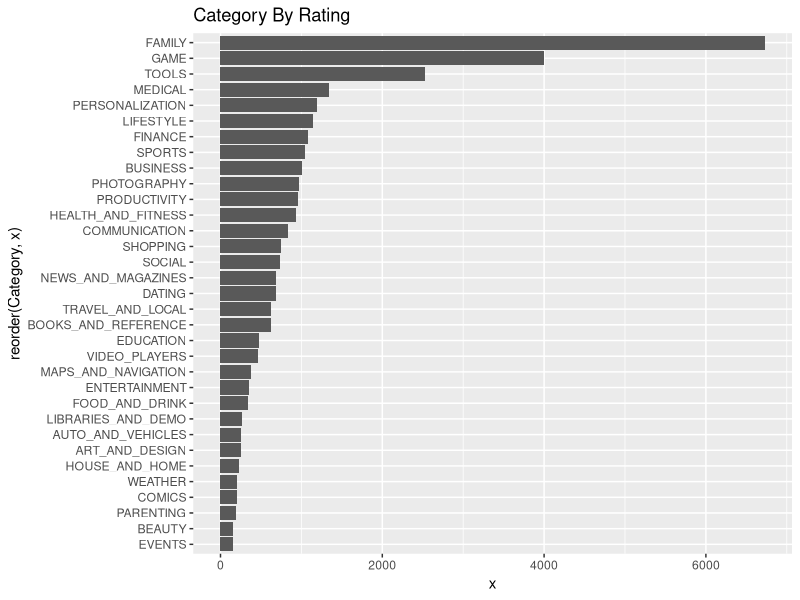
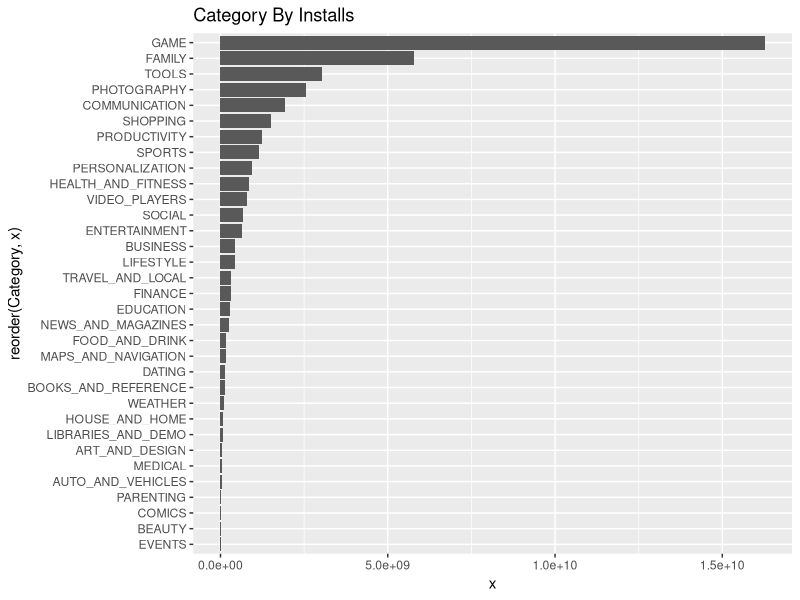
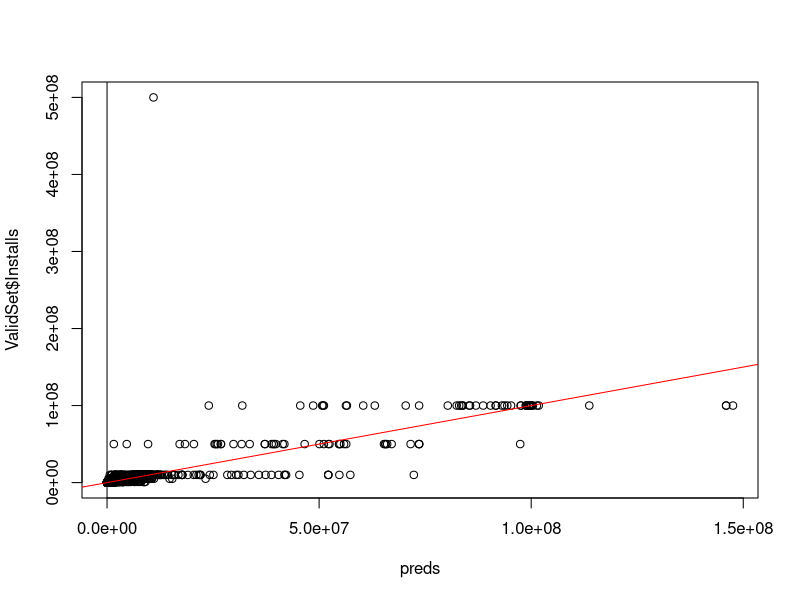
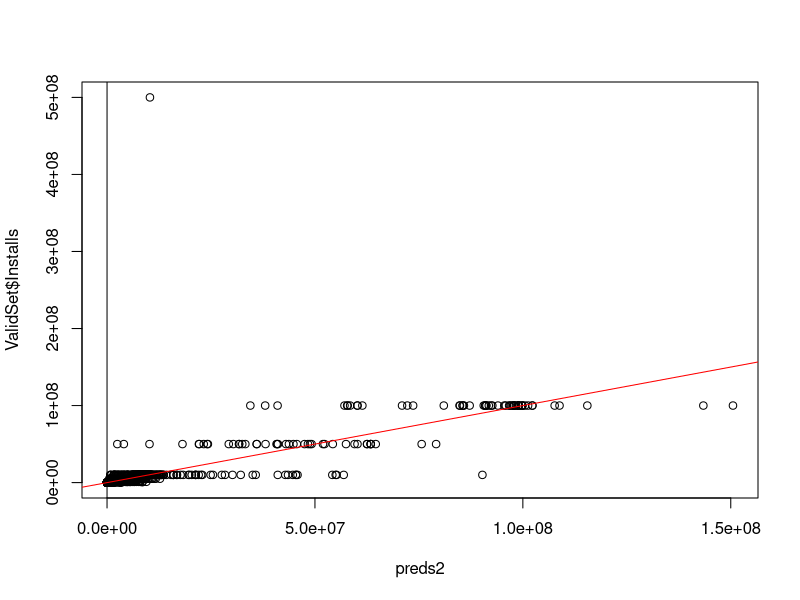
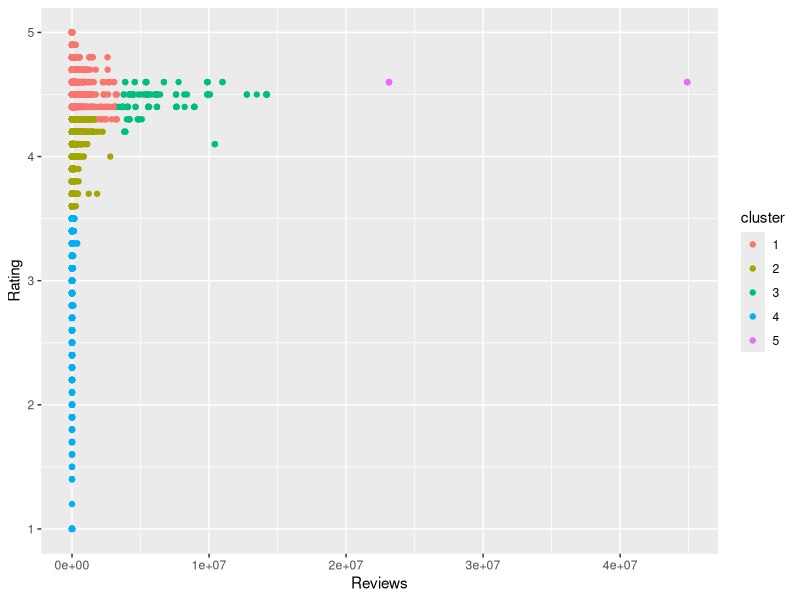
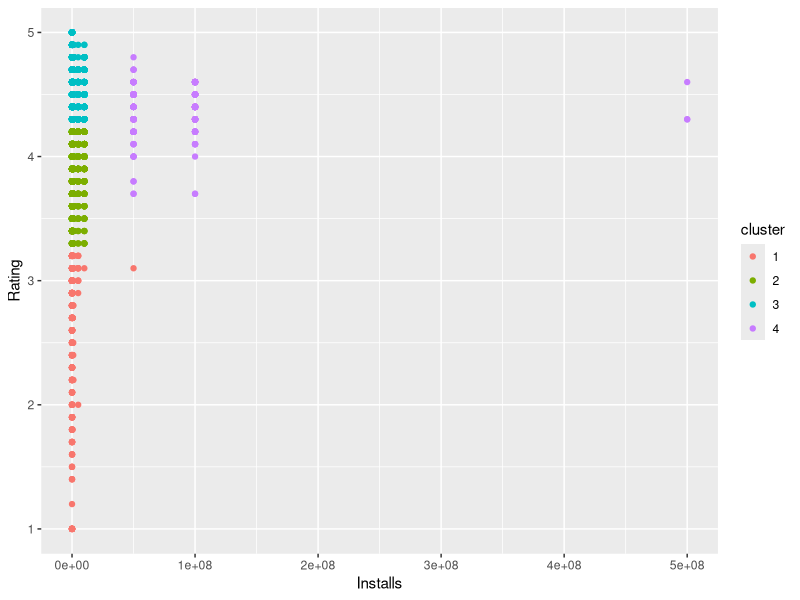
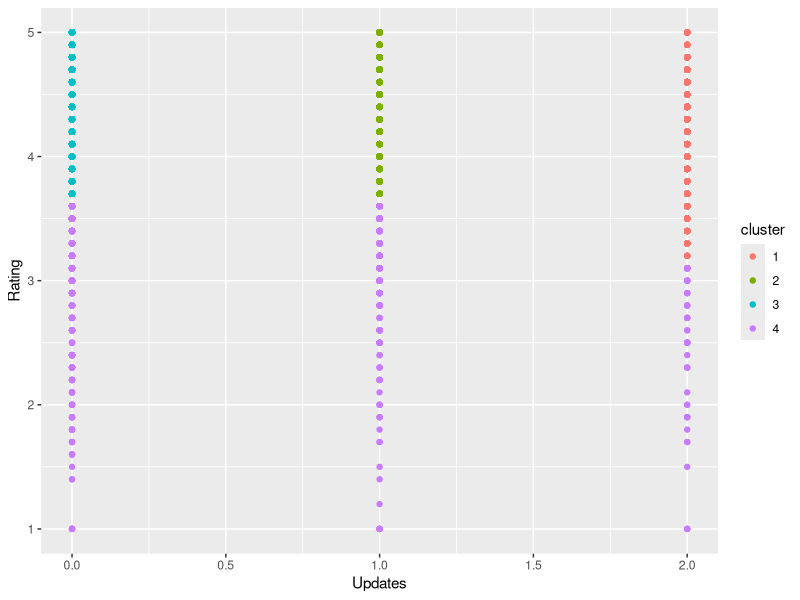

Write the R code that produced these figures, in order.
## ---- chunk 1
knitr::opts_chunk$set(echo = TRUE)
## ---- chunk 2

library(caret)
library(rpart)
d <- read.csv("googleplaystore.csv")
d <- d[d$Size != 'Varies with device',]
d <- d[d$Current.Ver != 'Varies with device',]
d <- d[!is.nan(d$Current.Ver),]
d <- d[!is.nan(d$Rating),]
d <- d[!is.nan(d$Price),]
d <- d[!is.nan(d$Type),]
d$Installs <- gsub(',', '', d$Installs)
d$Installs <- gsub('\\+', '', d$Installs)
d$Installs <- as.numeric(as.character((d$Installs)))
d$Current.Ver <- gsub('[a-z_()A-Z\\-\\+]', '', d$Current.Ver)
d$Price <- gsub('\\$', '', d$Price)
d$Price <- as.numeric(as.character((d$Price)))
d$Updates <- ifelse(d$Current.Ver >= 2 , ifelse(d$Current.Ver >= 4, 2, 1), 0)
d <- subset(d, select = c('App','Category','Rating','Reviews','Size','Installs','Type','Price','Content.Rating','Last.Updated','Updates','Android.Ver' ))
d <- d[order(d$Installs, decreasing = TRUE),]
d <- tail(d, nrow(d) -34)

## ---- chunk 3

yz <- subset(d, select =c('Category', 'Installs'))
yz<-aggregate(yz$Installs, by=list(Category=yz$Category), FUN=sum)
View(yz)


xz <- subset(d, select =c('Category', 'Rating'))
xz<-aggregate(xz$Rating, by=list(Category=xz$Category), FUN=sum)
View(xz)

## ---- chunk 4
library(ggplot2)
library(ggthemes)



g <- ggplot(xz, aes(reorder(Category,x),x))
g2 <- ggplot(yz, aes(reorder(Category,x),x))

g + geom_bar(stat = "identity") + coord_flip() + ggtitle("Category By Rating")
g2 + geom_bar(stat = "identity") + coord_flip()+ ggtitle("Category By Installs")
## ---- chunk 5
library(randomForest)
library(caret)


set.seed(100)
train <- sample(nrow(d), 0.7*nrow(d), replace = FALSE)
TrainSet <- d[train,]
ValidSet <- d[-train,]


model1 <- randomForest(Installs ~ Category +Type + Rating + Reviews , data = TrainSet, nTrees = 300, mtry = 3, importance = TRUE, savePredictions = "final", classProbs = TRUE)


model1

## ---- chunk 6

preds <- predict(model1, ValidSet)
head(preds)

actuals <- predict(model1, TrainSet)
head(actuals)


plot(preds, ValidSet$Installs) + abline(preds,actuals) + abline(0,1, col='red') 
## ---- chunk 7
imp <- importance(model1)
imp
#varImp(model1)

## ---- chunk 8
model2 <- randomForest(Installs ~ Category +Type + Rating + Reviews + Price + Content.Rating + Updates , data = TrainSet, nTrees = 500, mtry = 3, importance = TRUE, savePredictions = "final", classProbs = TRUE)


model2



## ---- chunk 9
imp2 <- importance(model2)
imp2
#varImp(model2)
FeatureImportance <- as.data.frame(imp2)
names(FeatureImportance) <- c("IncMSE", "IncNodePurity")
FeatureImportance <- FeatureImportance[order(FeatureImportance$IncMSE, decreasing =  TRUE),]
FeatureImportance

## ---- chunk 10

preds2 <- predict(model2, ValidSet)
head(preds)

actuals2 <- predict(model2, TrainSet)
head(actuals)


plot(preds2, ValidSet$Installs) + abline(preds2,actuals2) + abline(0,1, col='red') 

ValidSet$preds <- preds2 
View(Validset)

write.table(ValidSet, file = 'validset.csv', sep = ",", row.names = F)
## ---- chunk 11
library(caret)
d <- na.omit(d)

set.seed(4000)
dmv = dummyVars(~Category + Reviews + Rating + Size + Type + Price + Content.Rating + Last.Updated + Updates + Android.Ver , data = d)
features = predict(dmv, d)
#head(features)
y = d$Installs
#plot(density(y))

ctr <- trainControl(method = "cv", number = 4, classProbs = F, search='random')
fit = train(features,y,
            method = 'rpart',
            trControl = ctr, tuneLength = 10)
fit


## ---- chunk 12

library(caret)
d <- na.omit(d)

dmv = dummyVars(~Category + Rating , data = d)
features = predict(dmv, d)
#head(features)
y = d$Installs
#plot(density(y))

ctr <- trainControl(method = "cv", number = 4, classProbs = F, search='random')
fit = train(features,y,
            method = 'rpart',
            trControl = ctr, tuneLength = 10)
fit
## ---- chunk 13
d <- na.omit(d)
set.seed(4000)
dmv = dummyVars(~Category + Reviews + Rating, data = d)
features = predict(dmv,d)
y = d$Installs

ctr <- trainControl(method = "cv", number = 4, classProbs = F, search = "random")
fit <- train(features,y , method = 'rpart', trControl = ctr, tuneLength = 10)
fit

## ---- chunk 14
library(ggplot2)
library(cluster)

#Initialize random variable
set.seed(30)

d=na.omit(d) #omit NA values
d$Reviews <- as.numeric(d$Reviews)
d$Rating <- as.numeric(d$Rating)

clusters<-kmeans(scale(d[,4:3]), 5, nstart=25) 

d$cluster=as.factor(clusters$cluster)

ggplot(d, aes(x=Reviews, y=Rating, color=cluster)) +geom_point()

d1<- subset(d, select=c("Rating", "Installs"))
clusters2<- kmeans(scale(d1), 4, nstart=25)
d1$cluster=as.factor(clusters2$cluster)
ggplot(d1, aes(x=Installs, y=Rating, color=cluster)) +geom_point()


d2<- subset(d, select=c("Rating", "Updates"))
View(d2)
clusters3<- kmeans(scale(d2), 4, nstart=25)
d2$cluster=as.factor(clusters3$cluster)
ggplot(d2, aes(x=Updates, y=Rating, color=cluster)) +geom_point()
